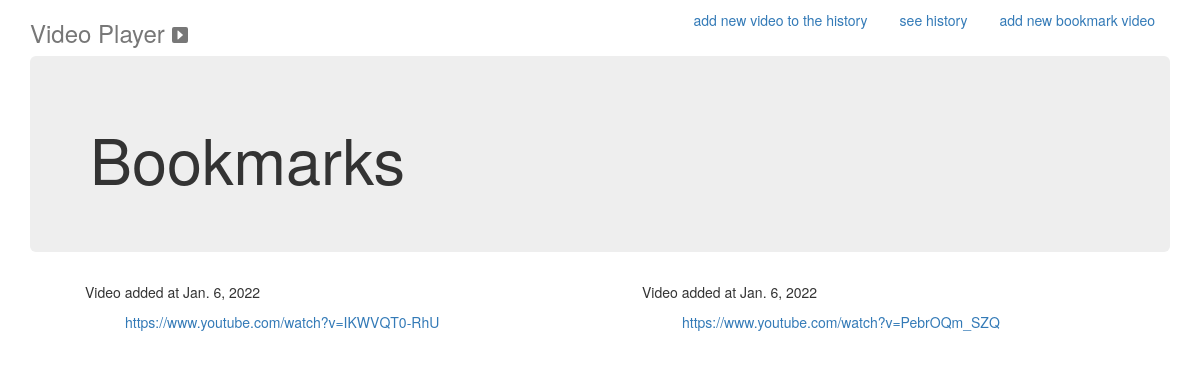
/bookMarks/, run on an earlier commit of the app's database.
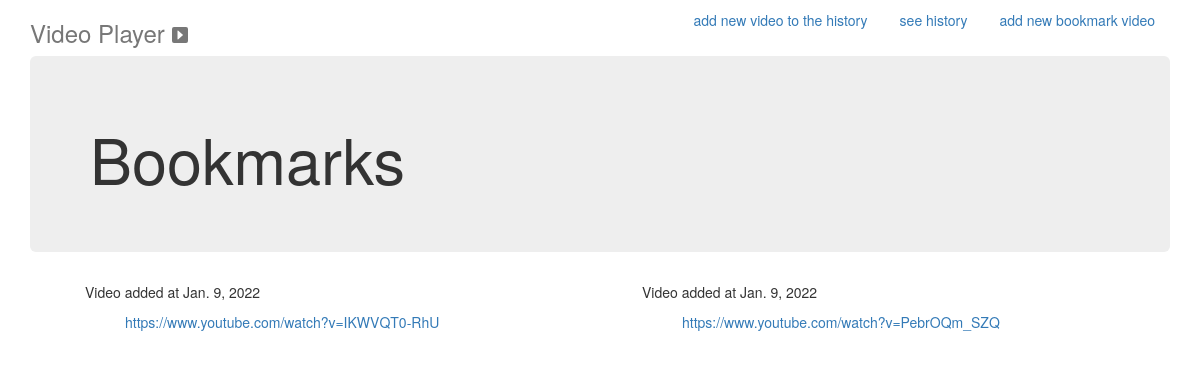
And on a later commit of the database.
### videoPlayer/models.py (models this page shows, shortened)
class UrlBookmarked(models.Model):
    id_url = models.UUIDField(primary_key=True, default=uuid4, editable=False)
    url = models.CharField(max_length=100)
    add_at = models.DateField(auto_now_add=True)

### videoPlayer/views.py (the view)
# urls.py: path('bookMarks/', views.bookMarks, name='bookMarks'),
def bookMarks(request):
    entries = UrlBookmarked.objects.order_by('add_at')
    context = {'entriesBookmark': entries}
    return render(request, 'bookMarks.html', context)

### videoPlayer/templates/bookMarks.html (shortened to what this page needs)
{% load static %}
<!DOCTYPE html>
<html lang="en">
<head>
    <link href="{% static 'bootstrap.min.css' %}" rel="stylesheet">
</head>
<body>
  <div class="container">
    <div class="header clearfix">
      <nav>
        <ul class="nav nav-pills pull-right">
          <li role="presentation"><a href="{% url 'addEntry' %}">add new video to the history</a></li>
          <li role="presentation"><a href="{% url 'history' %}">see history</a></li>
          <li role="presentation"><a href="{% url 'addBookmark' %}">add new bookmark video</a></li>
        </ul>
      </nav>
      <h3 class="text-muted">Video Player
      <svg xmlns="http://www.w3.org/2000/svg" width="16" height="16" fill="currentColor" class="bi bi-caret-right-square-fill" viewBox="0 0 16 16">
        <path d="M0 2a2 2 0 0 1 2-2h12a2 2 0 0 1 2 2v12a2 2 0 0 1-2 2H2a2 2 0 0 1-2-2V2zm5.5 10a.5.5 0 0 0 .832.374l4.5-4a.5.5 0 0 0 0-.748l-4.5-4A.5.5 0 0 0 5.5 4v8z"/>
      </svg>
      </h3>
    </div>
    <div class="jumbotron">
      <h1>Bookmarks</h1>
    </div>
    <div class="container">
      <ul class="two">
        {% for entry in entriesBookmark %}
          <div>
            <p>Video added at {{ entry.add_at }}</p>
          </div>
          <ul>
            <a href="{{ entry.url }}" target="_blank"> {{ entry.url }} </a> </ul>
          <br>
        {% endfor %}
      </ul>
    </div>
  </div>
</body>
</html>

What changed in the data, as far as the page shows it:
removed UrlBookmarked: add_at "Jan. 6, 2022", url "https://www.youtube.com/watch?v=IKWVQT0-RhU"
removed UrlBookmarked: add_at "Jan. 6, 2022", url "https://www.youtube.com/watch?v=PebrOQm_SZQ"
added UrlBookmarked: add_at "Jan. 9, 2022", url "https://www.youtube.com/watch?v=IKWVQT0-RhU"
added UrlBookmarked: add_at "Jan. 9, 2022", url "https://www.youtube.com/watch?v=PebrOQm_SZQ"
